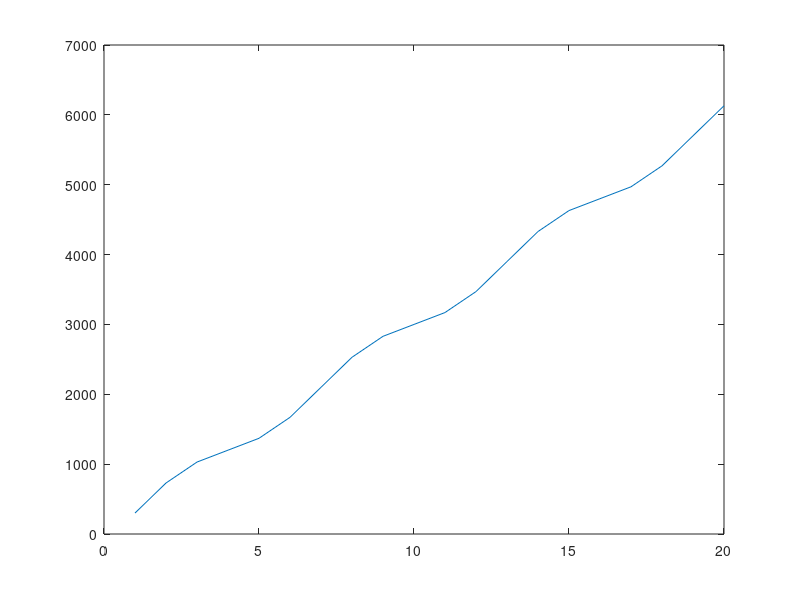

Here is the MATLAB script that generated this plot:
close all
clear
clc

theta(1) = 300;

theta_p(1) = 300+0.4;

theta_tl(1) = 0.01;

t = 1:20;

for i = 2:length(t)
    
    theta(i) =  theta(i-1) + 150*sin(i*pi/3)+300;
    
    theta_p(i) =  theta_p(i-1) + theta_p(i-1)*sind(i);
   
    theta_tl(i) = theta_tl(i-1) - sind(theta(i-1))*theta_tl(i-1);
    
end


plot(t,theta)
hold on
% plot(t,theta_p,'r')